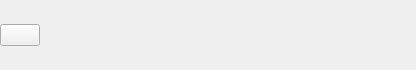
<?xml version="1.0" encoding="UTF-8"?>
<ui version="4.0">
 <class>NavigationPanelBack</class>
 <widget class="QWidget" name="NavigationPanelBack">
  <property name="geometry">
   <rect>
    <x>0</x>
    <y>0</y>
    <width>416</width>
    <height>70</height>
   </rect>
  </property>
  <property name="styleSheet">
   <string notr="true">#wgtNavigationPanelWraper 
{ background-color:white;
}</string>
  </property>
  <layout class="QVBoxLayout" name="verticalLayout">
   <property name="spacing">
    <number>0</number>
   </property>
   <property name="leftMargin">
    <number>0</number>
   </property>
   <property name="topMargin">
    <number>0</number>
   </property>
   <property name="rightMargin">
    <number>0</number>
   </property>
   <property name="bottomMargin">
    <number>0</number>
   </property>
   <item>
    <widget class="QWidget" name="wgtMarginTop" native="true"/>
   </item>
   <item>
    <widget class="QWidget" name="wgtTopMainFrame" native="true">
     <property name="sizePolicy">
      <sizepolicy hsizetype="Expanding" vsizetype="Preferred">
       <horstretch>0</horstretch>
       <verstretch>0</verstretch>
      </sizepolicy>
     </property>
     <property name="maximumSize">
      <size>
       <width>16777215</width>
       <height>16777215</height>
      </size>
     </property>
     <layout class="QHBoxLayout" name="horizontalLayout">
      <property name="spacing">
       <number>0</number>
      </property>
      <property name="leftMargin">
       <number>0</number>
      </property>
      <property name="topMargin">
       <number>0</number>
      </property>
      <property name="rightMargin">
       <number>0</number>
      </property>
      <property name="bottomMargin">
       <number>0</number>
      </property>
      <item>
       <widget class="QWidget" name="wgtMarginLeft" native="true"/>
      </item>
      <item>
       <widget class="QPushButton" name="btnBack">
        <property name="enabled">
         <bool>true</bool>
        </property>
        <property name="text">
         <string/>
        </property>
       </widget>
      </item>
      <item>
       <spacer name="horizontalSpacer">
        <property name="orientation">
         <enum>Qt::Horizontal</enum>
        </property>
        <property name="sizeHint" stdset="0">
         <size>
          <width>40</width>
          <height>20</height>
         </size>
        </property>
       </spacer>
      </item>
     </layout>
    </widget>
   </item>
   <item>
    <widget class="QWidget" name="wgtMarginBottom" native="true"/>
   </item>
  </layout>
 </widget>
 <resources/>
 <connections/>
</ui>
